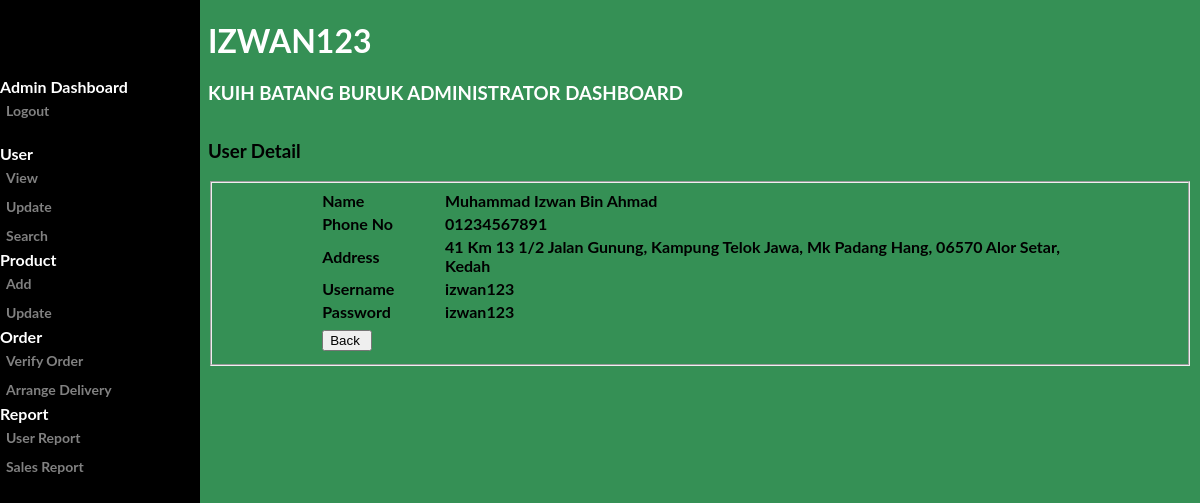
The page /admin/detail_admin.php (signed in) on the database its author committed.
### tables this page shows
CREATE TABLE `USER` (
  `USER_ID` int(20) NOT NULL,
  `USER_USERNAME` varchar(20) NOT NULL,
  `USER_NAME` varchar(60) NOT NULL,
  `USER_PHONENO` varchar(11) NOT NULL,
  `USER_ADDRESS` varchar(100) NOT NULL,
  `USER_EMAIL` varchar(30) NOT NULL,
  `USER_PASSWORD` varchar(20) NOT NULL,
  `LVL_ID` int(11) NOT NULL
);

### admin/detail_admin.php (the view, shortened to what this page needs)
<?php
include('../include/dbconn.php');
$user = $_SESSION['user_username'];
?>
<!DOCTYPE html>
<html>
<head>
</head>
<body>
<div class="sidenav">
<b>
<br><br>
  <br>
  <b> Admin Dashboard</b>
  <a href="../login/logout.php">Logout</a>
  <br>
  <b>User</b>
  <a href="view_user.php">View</a>
  <a href="update_view_user.php">Update</a>
  <a href="search_user.php">Search</a>
  <b>Product</b>
  <a href="add_product.php">Add</a>
  <a href="update_view_product.php">Update</a>
  <b>Order</b>
  <a href="add_order.php">Verify Order</a>
  <a href="delivery.php">Arrange Delivery</a>
  <b>Report</b>
  <a href="user_report.php">User Report</a>
  <a href="sales_report.php">Sales Report</a>
</div>
<div class="main">
  <div class="greatinguser">
	<h1><?php echo $user; ?></h1>
	<h3>Kuih Batang Buruk Administrator Dashboard</h3>
  </div>
</div>
<div class="container">
<h3>User Detail </h3>
<?php
	$query = "SELECT * FROM user WHERE user_username='$user'";
	$result = mysqli_query($dbconn, $query) or die ("Error: " . mysqli_error($dbconn));
	$row = mysqli_fetch_array($result);
?>
<fieldset>
<form name="edit_user" method="post" action="db_update_user.php" enctype="multipart/form-data">
    <table width="80%" border="0" align="center">
      <tr>
        <td width="16%">Name</td>
        <td width="84%"><?php echo ucwords (strtolower($row['USER_NAME'])); ?></td>
      </tr>
	  <tr>
        <td width="16%">Phone No</td>
        <td><?php echo $row['USER_PHONENO']; ?></td>
      </tr>
      <tr>
        <td width="16%">Address</td>
        <td><?php echo ucwords (strtolower($row['USER_ADDRESS'])); ?></td>
      </tr>
      <tr>
        <td width="16%">Username</td>
        <td><?php echo $row['USER_USERNAME']; ?>
        	<input type="hidden" name="username" size="50" value="<?php echo $row['USER_USERNAME']; ?>" /></td>
      </tr>
      <tr>
        <td width="16%">Password</td>
        <td><?php echo $row['USER_PASSWORD']; ?></td>
      </tr>
      <tr>
        <td colspan="2"><input type="hidden" name="user" value=" <?php echo $user; ?> " />
      </tr>
      <tr>
        <td colspan="2"><input type="button" name="cancel" value="Back " onclick="location.href='view_user.php'" /></td>
      </tr>
    </table>
</form>
</fieldset>
</div>
</body>
</html>

### admin/detail_admin.php (style rules this page uses)
body { font-family: "Lato", sans-serif; color: #ffffff; background-image:url(''); background-repeat: no-repeat; background-attachment: fixed; background-size: cover; background-color: #359055; }
div { max-width: 1100px; height: 100px; }
.sidenav { height: 100%; width: 200px; position: fixed; z-index: 1; top: 0; left: 0; background-color: #000000; overflow-x: hidden; padding-top: 20px; }
.sidenav a { padding: 6px 6px 6px 6px; text-decoration: none; font-size: 14px; color: #818181; display: block; }
.greatinguser { text-transform: uppercase; }
.main { margin-left: 200px; }
.container { font-family: "Lato", sans-serif; color: #000000; margin-left: 200px; }

### rows shown on the page
user: USER_NAME "Muhammad Izwan Bin Ahmad", USER_PHONENO "01234567891", USER_ADDRESS "41 Km 13 1/2 Jalan Gunung, Kampung Telok Jawa, Mk Padang Hang, 06570 Alor Setar, Kedah", USER_USERNAME "izwan123", USER_PASSWORD "izwan123"

### other values the page prints
$user "IZWAN123"
